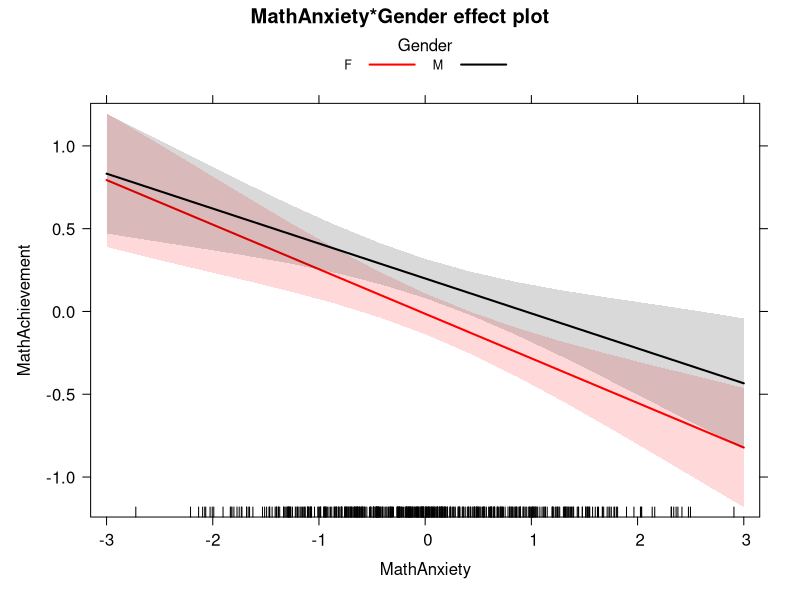
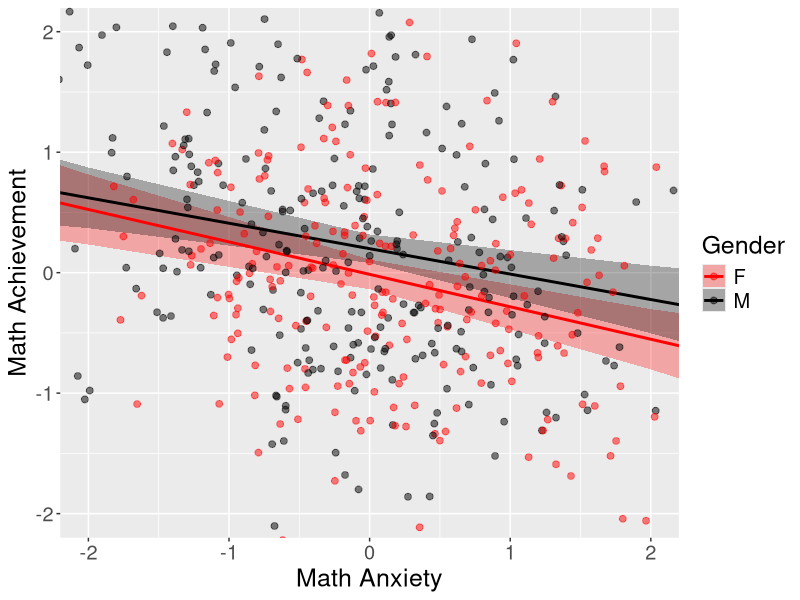

Source code (R) for these figures, in order:

#####################################

# ESERCIZIO: ALTRO MODO PER SIMULARE DATI CON GENERE x MATH ANXIETY

#####################################

rm(list=ls())
library(MASS)
library(lavaan)
library(ggplot2)
library(effects)

#####################################

## SIMULATE POPULATIONS

# Simulate Females
# create correlation matrix with 2 variables (r = -0.30)
corF = lav_matrix_lower2full(c(
  1,
  -.30,1
)) 
colnames(corF) = rownames(corF) = c("MathAnxiety","MathAchievement") # set variable names
FF = data.frame( mvrnorm(n=1e6,mu=c(+.20,-.12),Sigma=corF) ) # generate n = 1 million observations
FF$Gender = "F" # add info on gender

# Simulate males
# create correlation matrix with 2 variables (r = -0.20)
corM = lav_matrix_lower2full(c(
  1,
  -.20,1
))
colnames(corM) = rownames(corM) = c("MathAnxiety","MathAchievement") # set variable names
MM = data.frame( mvrnorm(n=1e6,mu=c(-.20,+.12),Sigma=corM) ) # generate n = 1 million observations
MM$Gender = "M" # add info on gender

# Merge female and male populations to get only one combined population
pop = rbind(FF,MM)

#####################################

## SIMULATE STUDY

# Set sample size
N = 500

# Sample data from the previously created population
d = pop[ sample(nrow(pop),N) , ]

# Model comparisons
# first test the main effect of MathAnxiety (irrespective of gender)
fit0 = lm(MathAchievement ~ 1, data=d)
fit1 = lm(MathAchievement ~ MathAnxiety, data=d)
anova(fit0,fit1)
# now add the main effect of gender and test it
fit2 = lm(MathAchievement ~ MathAnxiety + Gender, data=d)
anova(fit1,fit2)
# now add the interaction between the variables and test it
fit3 = lm(MathAchievement ~ MathAnxiety * Gender, data=d)
anova(fit2,fit3)
# now perform model comparisons using AIC (Akaike Information Criterion) and BIC (Bayesian Information Criterion)
# (in both cases, lower is better)
AIC(fit0,fit1,fit2,fit3)
BIC(fit0,fit1,fit2,fit3)

# see summary of model with the interaction
summary(fit3)

# Plot the interaction, simple way
plot( allEffects(fit3), multiline=T,ci.style="bands",colors=c("red","black") )

# Plot interaction in more complex way with ggplot
eff = data.frame(allEffects(fit3)$"MathAnxiety:Gender")
eff$Gender = factor(eff$Gender,levels=c("F","M"))
ggplot(eff,aes(x=MathAnxiety,y=fit,group=Gender,color=Gender,fill=Gender))+
  geom_ribbon(aes(ymin=lower,ymax=upper),alpha=.3,color=NA)+
  geom_line(linewidth=1)+
  scale_color_manual(values=c("red","black"))+
  scale_fill_manual(values=c("red","black"))+
  theme(text=element_text(size=18))+
  ylab("Math Achievement") + xlab("Math Anxiety")+
  coord_cartesian(xlim=c(-2,2),ylim=c(-2,2))+
  if(nrow(d)<=1000){geom_point(data=d,aes(y=MathAchievement),size=2,alpha=.5)
  }else{geom_point(data=d[sample(nrow(d),1000),],aes(y=MathAchievement),size=2,alpha=.5)}

#####################################
